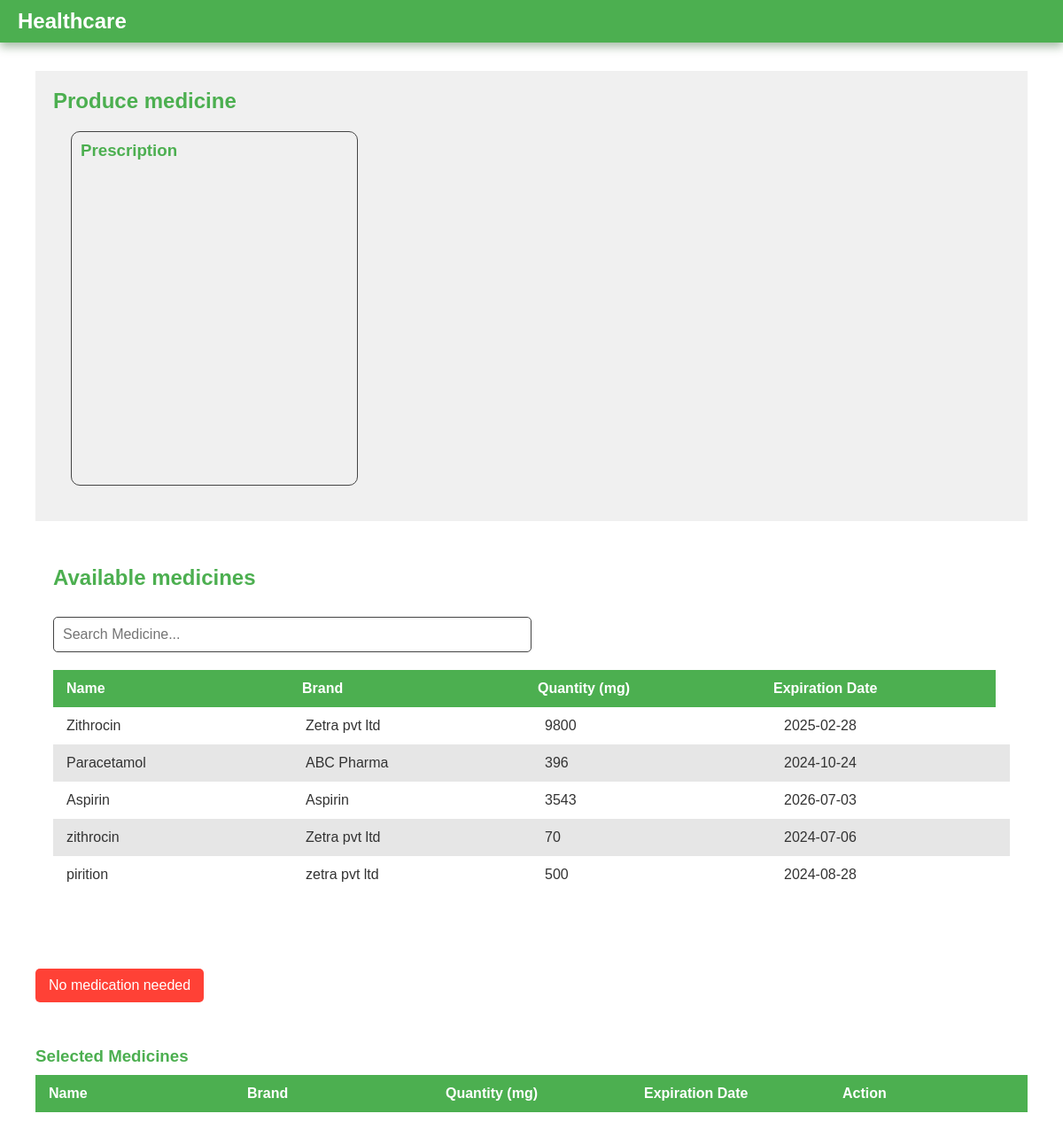
Before: /pharmasist/produce.php with the older database file.
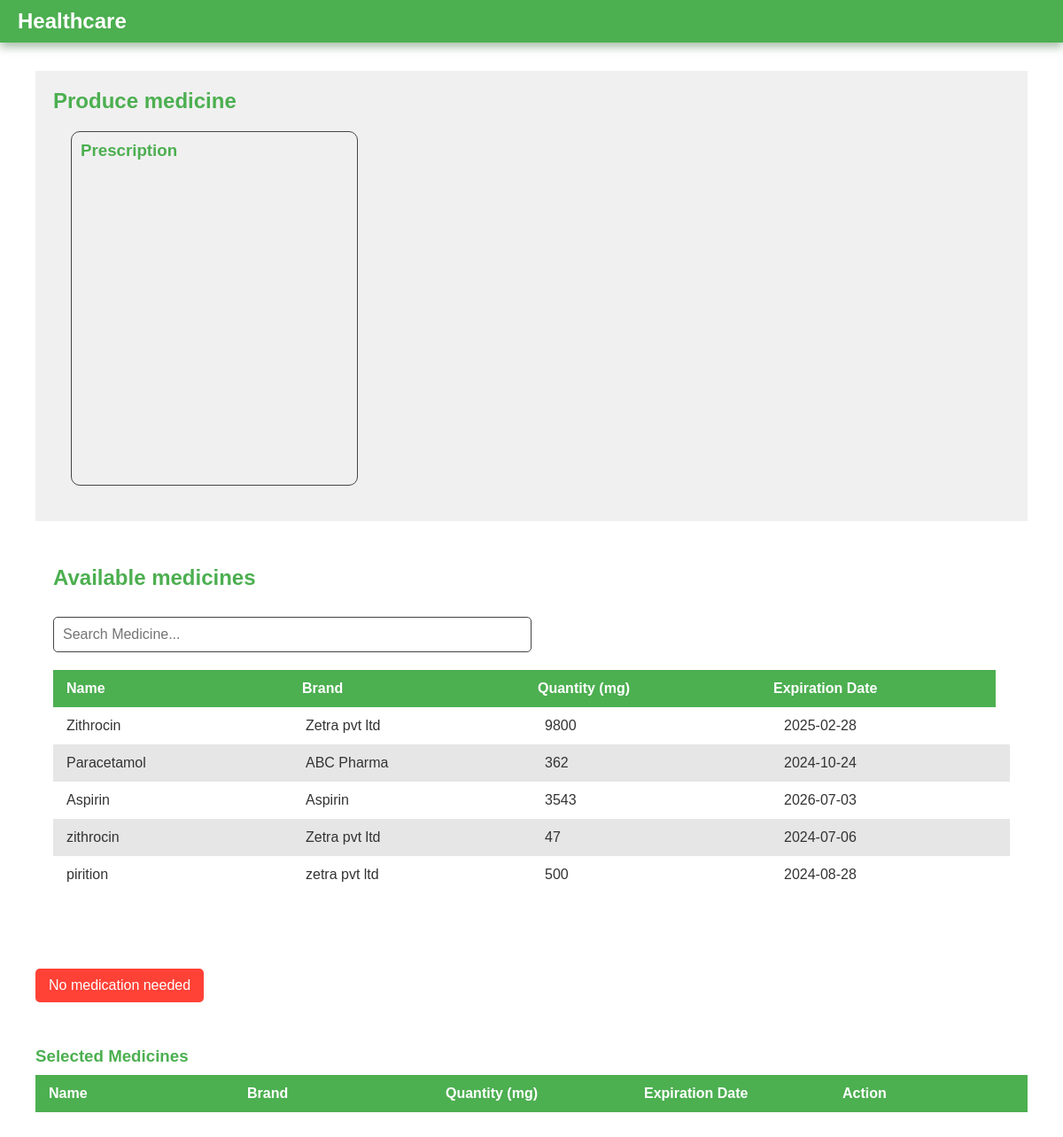
After: the same page with the newer database file.
### tables this page shows
CREATE TABLE IF NOT EXISTS `medicines` (
  `id` int NOT NULL AUTO_INCREMENT,
  `name` varchar(50) DEFAULT NULL,
  `brand` varchar(50) DEFAULT NULL,
  `quantity` int DEFAULT NULL,
  `exp` date DEFAULT NULL,
  PRIMARY KEY (`id`)
);

### connection.php (called while the page is built, shortened)
<?php
class Database
{
    public static $connection;
    public static function SetUpConnection()
    {
        if (!isset(Database::$connection)) {
            Database::$connection = new mysqli(DB_HOST, DB_USER, DB_PASS, DB_NAME, DB_PORT);
        }
    }
    public static function search($q)
    {
        return Database::$connection->query($q);
    }
}

### pharmasist/produce.php (the view, shortened to what this page needs)
<?php
require_once "../connection.php";
?>
<!DOCTYPE html>
<html lang="en">
<head>
    <link rel="stylesheet" href="../assets/css/common.css">
    <link rel="stylesheet" href="../pharmasist/pharmasist.css">
    <link rel="stylesheet" href="../assets/css/header.css">
</head>
<body>
    <?php
    $pdi = $_GET["pid"];
    $res = Database::search("SELECT * FROM `patients_details` INNER JOIN `registered_patients` ON `registered_patients`.`p_id` =`patients_details`.`patients_id` WHERE `id` = '$pdi'");
    $pdata = $res->fetch_assoc();
    ?>
    <header>
        <div class="logo">Healthcare</div>
    </header>
    <div class="main-container">
        <div class="content" id="content">
            <div class="maindiv">
                <div class="left ">
                    <h2 class="content-title">Produce medicine</h2>
                    <div class="health-issues">
                        <h3><?php echo $pdata["name"] ?> Prescription</h3>
                    </div>
                </div>
                <div class="right ">
                    <h2 class="content-title">Available medicines</h2>
                    <input type="text" id="searchBar" placeholder="Search Medicine..." onkeyup="filterTable()">
                    <table id="dataTable">
                        <thead>
                            <tr>
                                <th>Name</th>
                                <th>Brand</th>
                                <th>Quantity (mg)</th>
                                <th>Expiration Date</th>
                            </tr>
                        </thead>
                        <tbody class="dataBody">
                            <?php
                            $d = new DateTime();
                            $tz = new DateTimeZone("Asia/Colombo");
                            $d->setTimezone($tz);
                            $date = $d->format('Y-m-d');
                            $mediResultSet = Database::search("SELECT * FROM `medicines` WHERE `exp`  > '" . $date . "' AND `quantity` > '0'");
                            if ($mediResultSet->num_rows > 0) {
                                $medicines = $mediResultSet->fetch_all(MYSQLI_ASSOC);
                                foreach ($medicines as $medicine) {
                            ?>
                                    <tr class="dataRow" onclick="addToNewTable(this)">
                                        <td class="name"><?php echo $medicine['name'] ?></td>
                                        <td class="brand"><?php echo $medicine['brand'] ?></td>
                                        <td class="quantity"><?php echo $medicine['quantity'] ?></td>
                                        <td class="exp"><?php echo $medicine['exp'] ?></td>
                                    </tr>
                            <?php
                                }
                            }
                            ?>
                        </tbody>
                    </table>
                </div>
            </div>
            <button onclick="cancelMedicine(<?php echo $pdi ?>)" class="no-med-needed">No medication needed</button>
            <h3>Selected Medicines</h3>
            <table id="selectedTable">
                <thead>
                    <tr>
                        <th>Name</th>
                        <th>Brand</th>
                        <th>Quantity (mg)</th>
                        <th>Expiration Date</th>
                        <th>Action</th>
                    </tr>
                </thead>
            </table>
        </div>
    </div>
</body>
</html>

Changed rows visible on the page:
changed medicines "Paracetamol": quantity "396" → "362"
changed medicines "zithrocin": quantity "70" → "47"
